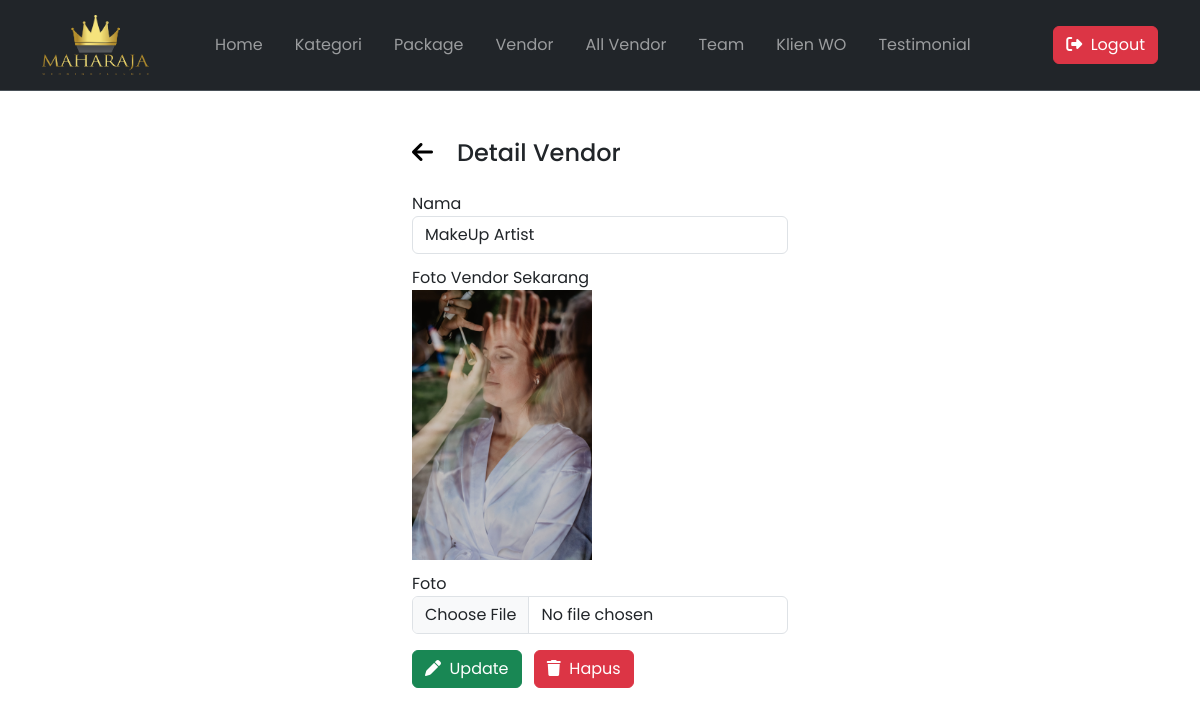
The page /adminpanel/vendor-detail.php?id=1 (signed in) on the database its author committed.
### tables this page shows
CREATE TABLE `vendor` (
  `id` int(11) NOT NULL,
  `nama` varchar(255) NOT NULL,
  `foto` varchar(255) NOT NULL
);

### adminpanel/vendor-detail.php (the view, shortened to what this page needs)
<?php
    require "../koneksi.php";
    $id = $_GET['id'];
    $query = mysqli_query($con, "SELECT * FROM vendor WHERE id='$id'");
    $data = mysqli_fetch_array($query);
?>
<!DOCTYPE html>
<html lang="en">
<head>
    <link href="https://cdn.jsdelivr.net/npm/bootstrap@5.3.0/dist/css/bootstrap.min.css" rel="stylesheet" />
    <link rel="stylesheet" href="https://cdnjs.cloudflare.com/ajax/libs/font-awesome/6.4.0/css/all.min.css" />
</head>
<body>
    <?php require "navbar.php"; ?>
    <div class="container my-5 col-12 col-md-4">
        <h4 class="mb-4"><a href="vendor.php" style="color:black"><i class="fa-solid fa-arrow-left me-4"></i></a>Detail Vendor</h4>
        <form action="" method="post" enctype="multipart/form-data">
            <div>
                <label for="nama">Nama</label>
                <input type="text" id="nama" name="nama" class="form-control" value="<?php echo $data['nama'] ?>" autocomplete="off" required>
            </div>
            <div>
                <label for="currentFoto">Foto Vendor Sekarang</label><br>
                <img src="../assets/img/vendor/<?php echo $data['foto']; ?>" alt="" width="180px">
            </div>
            <div>
                <label for="foto">Foto</label>
                <input type="file" name="foto" id="foto" class="form-control">
            </div>
            <div class="mt-3">
                <button class="btn btn-success me-2" type="submit" name="edit_vendor"><i class="fa-solid fa-pen"></i>&nbsp;&nbsp;Update</button>
                <button class="btn btn-danger" type="submit" name="hapusBtn"><i class="fa-solid fa-trash"></i>&nbsp;&nbsp;Hapus</button>
            </div>
        </form>
    </div>
</body>
</html>

### adminpanel/vendor-detail.php (style rules this page uses)
* { font-family: "Poppins", sans-serif; scroll-behavior: smooth; }
form div { margin-bottom: 0.75rem; }

### rows shown on the page
vendor: nama "MakeUp Artist", foto (picture)
